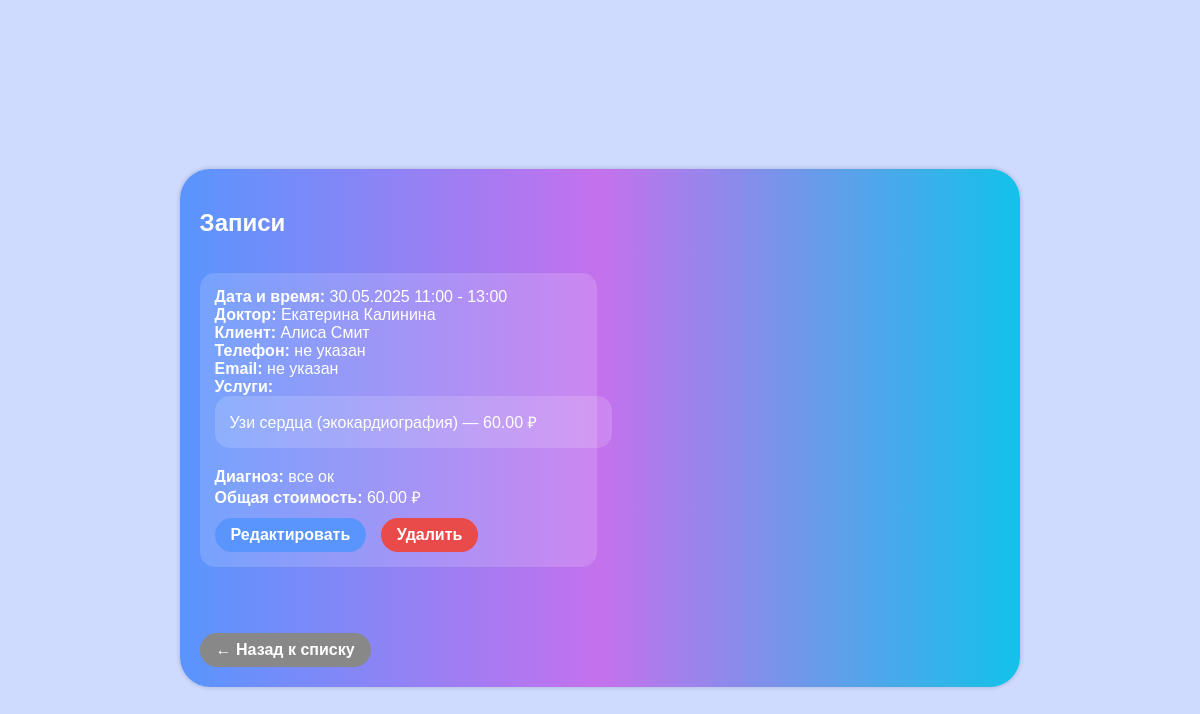
Screenshot of /doctor/visits/ (signed in) with the database file from the repository.
### myapp/models.py (models this page shows, shortened)
class PlannedVisit(models.Model):
    schedule = models.ForeignKey(AppointmentSchedule, on_delete=models.CASCADE)
    client = models.ForeignKey(Client, on_delete=models.CASCADE)
    services = models.ManyToManyField(Service)
    diagnosis = models.ForeignKey(Diagnosis, on_delete=models.SET_NULL, null=True, blank=True)
    diagnosis_text = models.TextField(null=True, blank=True)  # новое поле для текста диагноза
    @property
    def total_price(self):
        return sum(service.price for service in self.services.all())

class AppointmentSchedule(models.Model):
    doctor = models.ForeignKey(Doctor, on_delete=models.CASCADE)
    date = models.DateField()
    time_start = models.TimeField()
    time_end = models.TimeField()

class Doctor(models.Model):
    user = models.OneToOneField(User, on_delete=models.CASCADE)
    first_name = models.CharField(max_length=100, blank=True)
    last_name = models.CharField(max_length=100, blank=True)
    specialization = models.ForeignKey(Specialization, on_delete=models.SET_NULL, null=True)
    category = models.ForeignKey(DoctorCategory, on_delete=models.SET_NULL, null=True)
    department = models.ForeignKey(Department, on_delete=models.SET_NULL, null=True)
    info = models.TextField(null=True, blank=True)

class Client(models.Model):
    user = models.OneToOneField(User, on_delete=models.CASCADE, related_name='profile')
    first_name = models.CharField(max_length=100, blank=True)
    last_name = models.CharField(max_length=100, blank=True)
    date_of_birth = models.DateField(validators=[validate_age], null=True, blank=True)
    mobile = models.CharField(
        max_length=20,
        validators=[RegexValidator(regex = r'^\+375\d{9}$')],
        help_text='Введите номер в формате +375XXXXXXXXX без пробелов.')
    address = models.TextField(null=True, blank=True)

class Service(models.Model):
    name = models.CharField(max_length=255)
    category = models.ForeignKey(DoctorCategory, on_delete=models.SET_NULL, null=True)
    price = models.DecimalField(max_digits=8, decimal_places=2)
    description = models.TextField()

class Diagnosis(models.Model):
    name = models.CharField(max_length=255)
    description = models.TextField()
    client = models.ForeignKey(Client, on_delete=models.CASCADE)

### myapp/views.py (the view)
# urls.py: path('doctor/visits/', views.doctor_visits_view, name='doctor_visits'),
@login_required
def doctor_visits_view(request):
    try:
        doctor = request.user.doctor  # если связь OneToOne с User
    except Doctor.DoesNotExist:
        return HttpResponseForbidden("У вас нет доступа к этой странице.")
    visits = PlannedVisit.objects.filter(schedule__doctor=doctor).order_by('schedule__date', 'schedule__time_start')
    context = {
        'visits': visits,
    }
    return render(request, 'myapp/doctor_visits.html', context)

### myapp/templates/myapp/doctor_visits.html (shortened to what this page needs)
<!DOCTYPE html>
<html lang="ru">
<head>
</head>
<body>
<div class="card">
    <h2>Записи</h2>
    {% if visits %}
        <ul>
        {% for visit in visits %}
            <li>
                <strong>Дата и время:</strong> {{ visit.schedule.date|date:"d.m.Y" }} {{ visit.schedule.time_start|time:"H:i" }} - {{ visit.schedule.time_end|time:"H:i" }}<br>
                <strong>Доктор:</strong> {{ visit.schedule.doctor.first_name }} {{ visit.schedule.doctor.last_name }}<br>
                <strong>Клиент:</strong> {{ visit.client.first_name }} {{ visit.client.last_name }}<br>
                <strong>Телефон:</strong> {{ visit.client.phone|default:"не указан" }}<br>
                <strong>Email:</strong> {{ visit.client.email|default:"не указан" }}<br>
                <strong>Услуги:</strong>
                <ul>
                    {% for service in visit.services.all %}
                        <li>{{ service.name }} — {{ service.price }} ₽</li>
                    {% endfor %}
                </ul>
                <strong>Диагноз:</strong> {{ visit.diagnosis.name|default:"Не назначен" }}<br>
                <strong>Общая стоимость:</strong> {{ visit.total_price }} ₽<br>
                <a href="{% url 'visit_update' visit.id %}" class="btn">Редактировать</a>
                <a href="{% url 'visit_delete' visit.id %}" class="btn delete" onclick="return confirm('Вы уверены, что хотите удалить это посещение?');">Удалить</a>
            </li>
        {% endfor %}
        </ul>
    {% else %}
        <p>У вас пока нет записей.</p>
    {% endif %}
    <div style="margin-top: 20px;">
        <a href="{% url 'service_list' %}" class="btn" style="background: #888;">← Назад к списку</a>
    </div>
</div>
</body>
</html>

### myapp/templates/myapp/doctor_visits.html (style rules this page uses)
body { font-family: Arial, sans-serif; padding: 20px; background: #cfdaff; display: flex; flex-direction: column; justify-content: center; align-items: center; }
html, body { height: 100%; }
.card { display: flex; flex-direction: column; justify-content: center; align-items: flex-start; border-radius: 30px; padding: 20px; box-shadow: 0px 0px 5px rgba(0, 0, 0, 0.2); width: 70%; background: linear-gradient(to right, #5995fd, #c471ed, #12c2e9); color: white; }
ul { list-style: none; padding-left: 0; }
li { margin-bottom: 20px; background: rgba(255, 255, 255, 0.15); border-radius: 15px; padding: 15px; width: 100%; }
.btn { display: inline-block; margin-top: 10px; margin-right: 10px; padding: 8px 16px; background-color: #5995fd; border: none; border-radius: 25px; color: #fff; font-weight: 600; text-decoration: none; cursor: pointer; transition: 0.3s; }
.btn.delete { background-color: #e94b4b; }

### rows the page displays
PlannedVisit: schedule "30.05.2025", schedule.time_start "11:00", schedule.time_end "13:00", schedule.doctor.first_name "Екатерина", schedule.doctor.last_name "Калинина", client.first_name "Алиса", client.last_name "Смит", client.phone "не указан", client.email "не указан", diagnosis.name "все ок", total_price "60.00"
Service: name "Узи сердца (экокардиография)", price "60.00"
